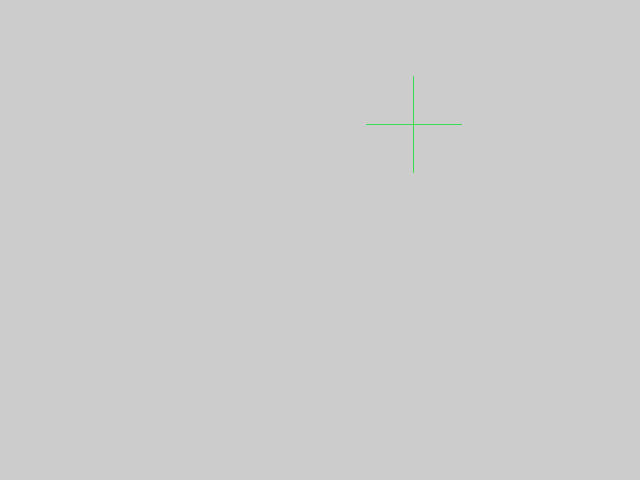
Frame 1 (no input)
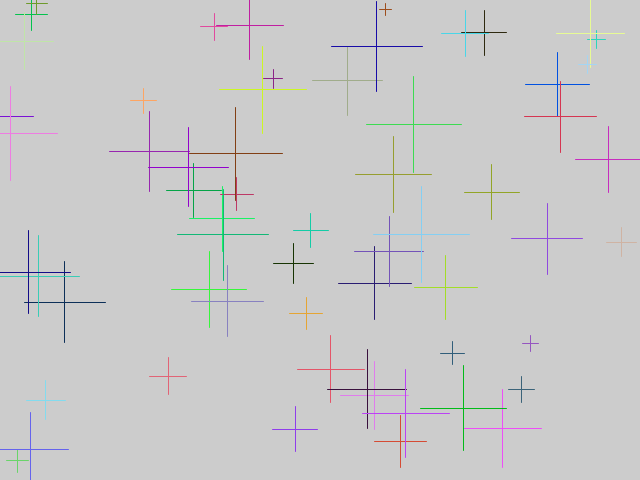
Frame 60 (the mouse pressed at the canvas centre just before this capture)
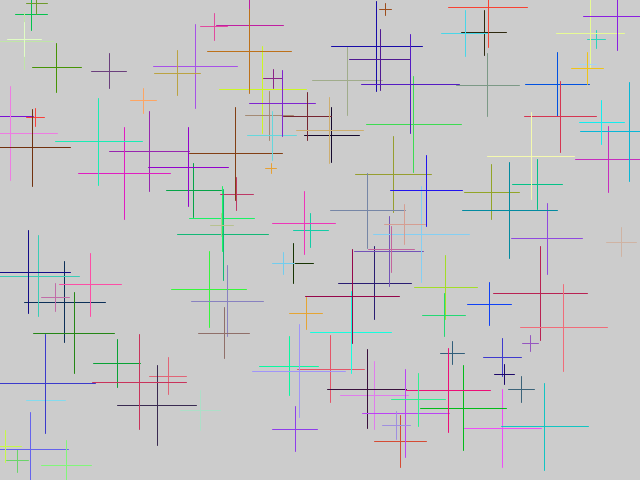
Frame 120 (the mouse held since frame 60 and released just before this capture)

The Processing sketch that drew these frames (run headless with seeded random() and noise(); from frame 60 on, the mouse is pressed at the canvas centre):

// Processing sketch: basic10
// ── basic10.pde
/****************
* IPrg10_ex1
* 課題1(基本) プラス印を描く
* 2MI41 武藤淳之助
*/

void setup() {
  size(640, 480);
  frameRate(5);
}

void draw() {
  float x=random(width);
  float y=random(height);
  float w=random(10,100);
  color c=color(random(256),random(256),random(256));
  drawCross(x, y, w, c);
}

void drawCross(float x, float y, float size, color rgb) {
  stroke(rgb);

  // draw horizonal line
  line(x-size/2, y, x+size/2, y);

  // draw vertical line
  line(x, y-size/2, x, y+size/2);
}
